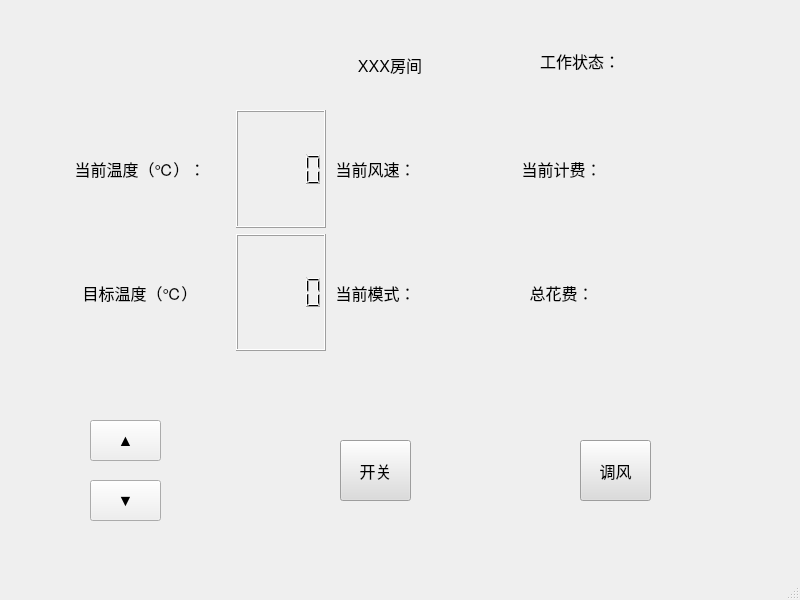
<?xml version="1.0" encoding="UTF-8"?>
<ui version="4.0">
 <class>MainWindow</class>
 <widget class="QMainWindow" name="MainWindow">
  <property name="geometry">
   <rect>
    <x>0</x>
    <y>0</y>
    <width>800</width>
    <height>600</height>
   </rect>
  </property>
  <property name="windowTitle">
   <string>MainWindow</string>
  </property>
  <widget class="QWidget" name="centralwidget">
   <widget class="QLabel" name="RoomId">
    <property name="geometry">
     <rect>
      <x>310</x>
      <y>40</y>
      <width>160</width>
      <height>50</height>
     </rect>
    </property>
    <property name="font">
     <font>
      <pointsize>12</pointsize>
     </font>
    </property>
    <property name="text">
     <string>XXX房间</string>
    </property>
    <property name="alignment">
     <set>Qt::AlignCenter</set>
    </property>
   </widget>
   <widget class="QPushButton" name="TargetTempUp">
    <property name="enabled">
     <bool>true</bool>
    </property>
    <property name="geometry">
     <rect>
      <x>90</x>
      <y>420</y>
      <width>71</width>
      <height>41</height>
     </rect>
    </property>
    <property name="sizePolicy">
     <sizepolicy hsizetype="Minimum" vsizetype="Expanding">
      <horstretch>0</horstretch>
      <verstretch>0</verstretch>
     </sizepolicy>
    </property>
    <property name="font">
     <font>
      <pointsize>12</pointsize>
     </font>
    </property>
    <property name="text">
     <string>▲</string>
    </property>
   </widget>
   <widget class="QPushButton" name="SwitchONOff">
    <property name="geometry">
     <rect>
      <x>340</x>
      <y>440</y>
      <width>71</width>
      <height>61</height>
     </rect>
    </property>
    <property name="font">
     <font>
      <pointsize>12</pointsize>
     </font>
    </property>
    <property name="styleSheet">
     <string notr="true">QPushButton 
{
   background-color: gainsboro;
   border-image:url(:/on_off.jpg)
}</string>
    </property>
    <property name="text">
     <string>开关</string>
    </property>
   </widget>
   <widget class="QPushButton" name="ChangeFanSpeed">
    <property name="geometry">
     <rect>
      <x>580</x>
      <y>440</y>
      <width>71</width>
      <height>61</height>
     </rect>
    </property>
    <property name="font">
     <font>
      <pointsize>12</pointsize>
     </font>
    </property>
    <property name="styleSheet">
     <string notr="true">QPushButton 
{
   background-color: gainsboro;
   border-image:url(:/风速.jpg)
}</string>
    </property>
    <property name="text">
     <string>调风</string>
    </property>
   </widget>
   <widget class="QWidget" name="horizontalLayoutWidget">
    <property name="geometry">
     <rect>
      <x>50</x>
      <y>110</y>
      <width>648</width>
      <height>241</height>
     </rect>
    </property>
    <layout class="QHBoxLayout" name="horizontalLayout" stretch="2,1,2,2">
     <item>
      <layout class="QVBoxLayout" name="verticalLayout_2">
       <item>
        <widget class="QLabel" name="PreTemp">
         <property name="font">
          <font>
           <pointsize>12</pointsize>
          </font>
         </property>
         <property name="text">
          <string>当前温度（℃）：</string>
         </property>
         <property name="alignment">
          <set>Qt::AlignCenter</set>
         </property>
        </widget>
       </item>
       <item>
        <widget class="QLabel" name="TargetTemp">
         <property name="font">
          <font>
           <pointsize>12</pointsize>
          </font>
         </property>
         <property name="text">
          <string>目标温度（℃）</string>
         </property>
         <property name="alignment">
          <set>Qt::AlignCenter</set>
         </property>
        </widget>
       </item>
      </layout>
     </item>
     <item>
      <layout class="QVBoxLayout" name="verticalLayout">
       <item>
        <widget class="QLCDNumber" name="DisplayPreTemp"/>
       </item>
       <item>
        <widget class="QLCDNumber" name="DisplayTargetTemp">
         <property name="intValue" stdset="0">
          <number>0</number>
         </property>
        </widget>
       </item>
      </layout>
     </item>
     <item>
      <layout class="QVBoxLayout" name="verticalLayout_3" stretch="0,0">
       <item>
        <layout class="QHBoxLayout" name="horizontalLayout_2" stretch="1,1">
         <property name="sizeConstraint">
          <enum>QLayout::SetDefaultConstraint</enum>
         </property>
         <item>
          <widget class="QLabel" name="PreFanSpeed">
           <property name="sizePolicy">
            <sizepolicy hsizetype="Expanding" vsizetype="Preferred">
             <horstretch>0</horstretch>
             <verstretch>0</verstretch>
            </sizepolicy>
           </property>
           <property name="font">
            <font>
             <pointsize>12</pointsize>
            </font>
           </property>
           <property name="text">
            <string>当前风速：</string>
           </property>
           <property name="alignment">
            <set>Qt::AlignCenter</set>
           </property>
          </widget>
         </item>
         <item>
          <widget class="QLabel" name="FanSpeed">
           <property name="sizePolicy">
            <sizepolicy hsizetype="Expanding" vsizetype="Preferred">
             <horstretch>0</horstretch>
             <verstretch>0</verstretch>
            </sizepolicy>
           </property>
           <property name="font">
            <font>
             <pointsize>12</pointsize>
            </font>
           </property>
           <property name="text">
            <string/>
           </property>
           <property name="alignment">
            <set>Qt::AlignCenter</set>
           </property>
          </widget>
         </item>
        </layout>
       </item>
       <item>
        <layout class="QHBoxLayout" name="horizontalLayout_3" stretch="1,1">
         <item>
          <widget class="QLabel" name="PreModel">
           <property name="font">
            <font>
             <pointsize>12</pointsize>
            </font>
           </property>
           <property name="text">
            <string>当前模式：</string>
           </property>
           <property name="alignment">
            <set>Qt::AlignCenter</set>
           </property>
          </widget>
         </item>
         <item>
          <widget class="QLabel" name="Model">
           <property name="sizePolicy">
            <sizepolicy hsizetype="Expanding" vsizetype="Preferred">
             <horstretch>0</horstretch>
             <verstretch>0</verstretch>
            </sizepolicy>
           </property>
           <property name="font">
            <font>
             <pointsize>12</pointsize>
            </font>
           </property>
           <property name="text">
            <string/>
           </property>
           <property name="alignment">
            <set>Qt::AlignCenter</set>
           </property>
          </widget>
         </item>
        </layout>
       </item>
      </layout>
     </item>
     <item>
      <layout class="QVBoxLayout" name="verticalLayout_4">
       <item>
        <layout class="QHBoxLayout" name="horizontalLayout_4" stretch="1,1">
         <item>
          <widget class="QLabel" name="PreFee">
           <property name="font">
            <font>
             <pointsize>12</pointsize>
            </font>
           </property>
           <property name="text">
            <string>当前计费：</string>
           </property>
           <property name="alignment">
            <set>Qt::AlignCenter</set>
           </property>
          </widget>
         </item>
         <item>
          <widget class="QLabel" name="Fee">
           <property name="sizePolicy">
            <sizepolicy hsizetype="Expanding" vsizetype="Preferred">
             <horstretch>0</horstretch>
             <verstretch>0</verstretch>
            </sizepolicy>
           </property>
           <property name="font">
            <font>
             <pointsize>12</pointsize>
            </font>
           </property>
           <property name="text">
            <string/>
           </property>
           <property name="alignment">
            <set>Qt::AlignCenter</set>
           </property>
          </widget>
         </item>
        </layout>
       </item>
       <item>
        <layout class="QHBoxLayout" name="horizontalLayout_5" stretch="1,1">
         <item>
          <widget class="QLabel" name="PreTotalFee">
           <property name="font">
            <font>
             <pointsize>12</pointsize>
            </font>
           </property>
           <property name="text">
            <string>总花费：</string>
           </property>
           <property name="alignment">
            <set>Qt::AlignCenter</set>
           </property>
          </widget>
         </item>
         <item>
          <widget class="QLabel" name="TotalFee">
           <property name="sizePolicy">
            <sizepolicy hsizetype="Expanding" vsizetype="Preferred">
             <horstretch>0</horstretch>
             <verstretch>0</verstretch>
            </sizepolicy>
           </property>
           <property name="font">
            <font>
             <pointsize>12</pointsize>
            </font>
           </property>
           <property name="text">
            <string/>
           </property>
           <property name="alignment">
            <set>Qt::AlignCenter</set>
           </property>
          </widget>
         </item>
        </layout>
       </item>
      </layout>
     </item>
    </layout>
   </widget>
   <widget class="QPushButton" name="TargetTempDown">
    <property name="geometry">
     <rect>
      <x>90</x>
      <y>480</y>
      <width>71</width>
      <height>41</height>
     </rect>
    </property>
    <property name="sizePolicy">
     <sizepolicy hsizetype="Minimum" vsizetype="Expanding">
      <horstretch>0</horstretch>
      <verstretch>0</verstretch>
     </sizepolicy>
    </property>
    <property name="font">
     <font>
      <pointsize>12</pointsize>
     </font>
    </property>
    <property name="text">
     <string>▼</string>
    </property>
   </widget>
   <widget class="QWidget" name="layoutWidget">
    <property name="geometry">
     <rect>
      <x>540</x>
      <y>30</y>
      <width>161</width>
      <height>61</height>
     </rect>
    </property>
    <layout class="QHBoxLayout" name="horizontalLayout_6" stretch="1,1">
     <item>
      <widget class="QLabel" name="PreState">
       <property name="font">
        <font>
         <pointsize>12</pointsize>
        </font>
       </property>
       <property name="text">
        <string>工作状态：</string>
       </property>
       <property name="alignment">
        <set>Qt::AlignCenter</set>
       </property>
      </widget>
     </item>
     <item>
      <widget class="QLabel" name="State">
       <property name="sizePolicy">
        <sizepolicy hsizetype="Expanding" vsizetype="Preferred">
         <horstretch>0</horstretch>
         <verstretch>0</verstretch>
        </sizepolicy>
       </property>
       <property name="font">
        <font>
         <pointsize>12</pointsize>
        </font>
       </property>
       <property name="text">
        <string/>
       </property>
       <property name="alignment">
        <set>Qt::AlignCenter</set>
       </property>
      </widget>
     </item>
    </layout>
   </widget>
  </widget>
  <widget class="QMenuBar" name="menubar">
   <property name="geometry">
    <rect>
     <x>0</x>
     <y>0</y>
     <width>800</width>
     <height>23</height>
    </rect>
   </property>
  </widget>
  <widget class="QStatusBar" name="statusbar"/>
 </widget>
 <resources/>
 <connections/>
</ui>
